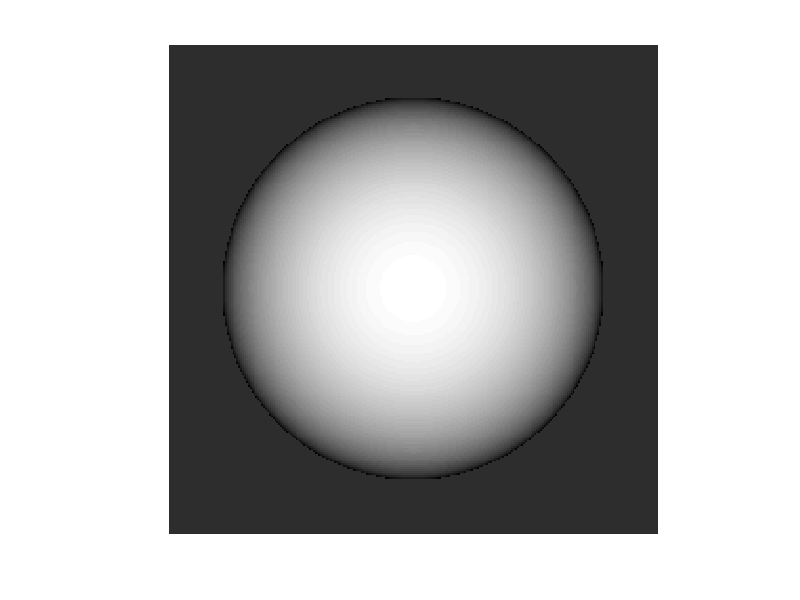

Write MATLAB code to recreate this figure.
%sfs problem
clear all;
close all;
function val = Ravg(A,i,j)
    val = ( A(i,j-1) + A(i-1,j) + A(i,j+1) + A(i+1,j) )/6 +(A(i-1,j-1)+ A(i-1,j+1)+A(i+1,j-1)+A(i+1,j+1))/12;
end

function val = Rp(p,q,ps,qs)
    val = (ps*(q*q +1) - p*(qs*q + 1))/(sqrt((qs*qs + ps*ps +1) * (p*p + q*q +1)) * (p*p+q*q+1));
end


function val = Rq(p,q,ps,qs)
    val = (qs*(p^2 +1) - q*(ps*p + 1))/(sqrt((qs^2 + ps^2 +1) * (p^2 + q^2 +1)) * (p^2+q^2+1));
end

function val = Rval(p,q,s)
    val = (s(1)*p + s(2)*q + 1)/sqrt( (s(2)*s(2) + s(1)*s(1) +1) * (p*p + q*q +1));
end

M=256;
N=256;

radius=100; % Radius of sphere

Depth = zeros(M,N);
E = 0.2 * ones(M,N); % Background Light


s_orig=[0,0]; % p,q cordinate of source

% Initialization of different matrices
p_init = zeros(M,N);
q_init = zeros(M,N);
f_init = zeros(M,N);
g_init = zeros(M,N);
p_orig = zeros(M,N);
q_orig = zeros(M,N);
f_orig = zeros(M,N);

mask = zeros(M,N);
boundary = zeros(M,N);
boundaryfg = zeros(M,N);
g_orig = zeros(M,N);

for i=1:M,
    for j=1:N,
        current_radius = sqrt((i-M/2)^2 + (j-N/2)^2);
        if(current_radius < radius) % Assign Depth only for points that are part of sphere in image
            Depth(i,j) = round(sqrt(radius^2 - (i-M/2)^2 - (j-N/2)^2)); % estimate depth for each pixel of sphere
            p = (i-M/2)/Depth(i,j);
            q = (j-N/2)/Depth(i,j);
            mask(i,j)=1;
            
            % Calculate E from p,q & s
            temp = Rval(p, q, s_orig);
            
            % closed curve values for p,q
            if (round(current_radius) == round(radius/2))
                p_init(i,j)= p;
                q_init(i,j)= q;
                boundary(i,j)=1;
            end
            p_orig(i,j) = p;
            q_orig(i,j) = q;
            % closed curve values for f,g
            if (round(current_radius) >= radius -1 && round(current_radius) < radius+1)
                f_init(i,j) = 2*p/(1+sqrt(1+p^2+q^2));
                g_init(i,j) = 2*q/(1+sqrt(1+p^2+q^2));
                boundaryfg(i,j)=1;

            end
            f_orig(i,j) = 2*p/(1+sqrt(1+p^2+q^2));
            g_orig(i,j) = 2*q/(1+sqrt(1+p^2+q^2));
            
            % Ensure nonegativity of E
            if(temp>0)
                E(i,j) = temp;
            else
                E(i,j) = 0;

            end
            
        end
    end
end

%Source passed to algorithm used for reconstruction
s = s_orig;%[1,1];

figure;
imshow(mat2gray(E));

% Noisy image with gaussian noise
E_noise = imnoise(E,'gaussian',0,5);

save('DataFile1.mat', 'E', 's','radius','mask','boundary', 'p_init', 'q_init', 'f_init', 'g_init', 'E_noise', 'Depth','boundaryfg');
